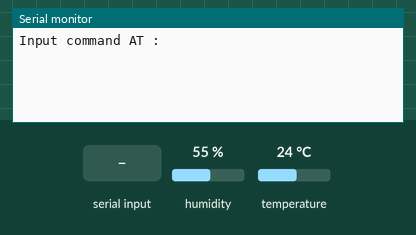
Simulated run of this sketch. Board: Arduino Uno, built with avr-gcc and run on an emulated ATmega328P. Shown: the last lines printed to the serial monitor. The inputs (shaded band) are chosen by the test bench; at power-on: humidity 55 %, temperature 24 °C. The local clock reads 2024-03-15 10:24:30 at power-on unless the sketch sets it; storage starts empty.

Above: at 1.2 s.
1.3 s: "1" received over the second serial link
At 4.2 s:
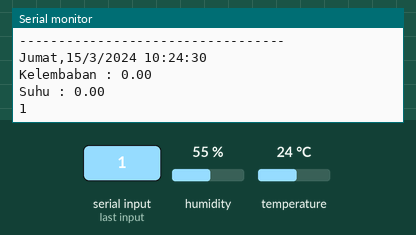
4.5 s: "0" received over the second serial link
6.0 s: humidity set to 22 %
At 10.7 s:
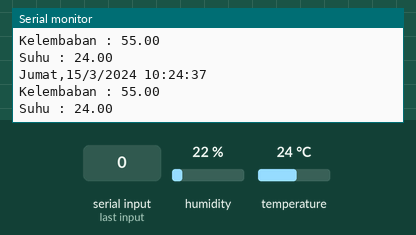
Timing chart, 0 to 12.2 s (numbered marks = the images above; inputs shaded):
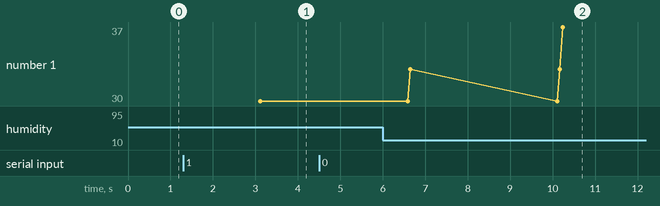

Measured:
- after the input at 1.3 s, the serial monitor: prints a new line after 2.2 s (image 1)

The sketch:

TestFase2.ino
```cpp
#include <RTClib.h>
#include <Wire.h>
#include <dht.h>
#define sensor A0
#include <SD.h>
#include <SPI.h>
#include <SoftwareSerial.h>
SoftwareSerial module_bluetooth(0, 1);

File myFile;
dht DHT;
File root; // buat cek isi directory
RTC_DS1307 rtc; //sensor rtc

char namaHari[7][12] = {"Minggu", "Senin", "Selasa", "Rabu", "Kamis", "Jumat", "Sabtu"}; //rtc template hari indo

void setup() {
  Serial.begin(9600);

  // INISIASI BLUETOOTH
  Serial.println("Input command AT : ");
  module_bluetooth.begin(38400);


  // INISIASI RTC
  if (! rtc.begin()) {
    Serial.println("RTC TIDAK TERBACA");
    while (1);
  }

  if (! rtc.isrunning()) {
    Serial.println("RTC is NOT running!");
    rtc.adjust(DateTime(F(__DATE__), F(__TIME__)));//update rtc dari waktu komputer
  }

  //INISIASI SD CARD
  if (!SD.begin(4)) {
    Serial.println("inisiasi SD card gagal");
    return;
  }
  Serial.println("Sukses inisiasi SD card");

  //INISIASI RTC
  Serial.begin(9600);
  if (! rtc.begin()) {
    Serial.println("RTC TIDAK TERBACA");
    while (1);
  }

  if (! rtc.isrunning()) {
    Serial.println("RTC is NOT running!");
    rtc.adjust(DateTime(F(__DATE__), F(__TIME__)));//update rtc dari waktu komputer
  }


}

void printDirectory(File dir, int numTabs){
  while (true) {
    File entry =  dir.openNextFile();
    if (! entry) {
      // no more files
      break;
    }
    for (uint8_t i = 0; i < numTabs; i++) {
      Serial.print('\t');
    }
    Serial.print(entry.name());
    if (entry.isDirectory()) {
      Serial.println("/");
      printDirectory(entry, numTabs + 1);
    } else {
      // files have sizes, directories do not
      Serial.print("\t\t");
      Serial.println(entry.size(), DEC);
    }
    entry.close();
  }
}

void loop() {


  //baca terhubungnya koneksi HC05 dengan arduino pada serial Monitor
  if (module_bluetooth.available())
  Serial.write(module_bluetooth.read());
  //baca data dari Arduino Serial monitor yang akan dikirim ke HC05
  if (Serial.available())
  module_bluetooth.write(Serial.read());

  myFile = SD.open("test.txt", FILE_WRITE);

  float kelembaban = DHT.humidity;
  float suhu = DHT.temperature;

  DHT.read11(sensor);
  DateTime now = rtc.now();
  myFile.print(namaHari[now.dayOfTheWeek()]);
  myFile.print(',');
  myFile.print(now.day(), DEC);
  myFile.print('/');
  myFile.print(now.month(), DEC);
  myFile.print('/');
  myFile.print(now.year(), DEC);
  myFile.print(" ");
  myFile.print(now.hour(), DEC);
  myFile.print(':');
  myFile.print(now.minute(), DEC);
  myFile.print(':');
  myFile.print(now.second(), DEC);
  myFile.println();
  delay(3000);

  // BIKIN FILE DAN WRITE FILE HASIL SENSOR

  if (myFile){
    Serial.println("----------------------------------");
    myFile.print("Kelembaban : ");
    myFile.println(kelembaban);
    myFile.print("Suhu : ");
    myFile.println(suhu);
    myFile.close();
  } else {
    Serial.println("error open test.txt");
  }

  // READ FILE HASIL SENSOR
  myFile = SD.open("test.txt");
  if(myFile){
    while (myFile.available()) {
      Serial.write(myFile.read());
    }
    myFile.close();
  } else {
    Serial.println("Error baca SD card");
  }

  delay(400);


}
```
